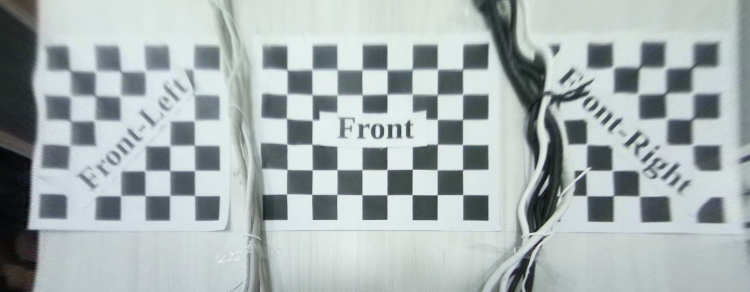
#> input picture data/thirteen (copy)/cutting/front.png, 750 x 292 px, given in place of box.png, which was not available
$ python merge2.py
#> lines starting #> are read from the running program, lines starting #| are printed output that depends on the picture; pictures that were not available may be replaced by others from this repository, and a replacement may not be noted
### surround_view/param_settings_2.py
import os
import cv2

camera_names = ["front", "rear", "left", "right"]

# --------------------------------------------------------------------
# chessboard size
check_h = 175
check_w = 225

# (outher_width, outher_height): how far away the bird-view looks outside
# of the calibration pattern in horizontal and vertical directions
outher_w = 45
outher_h = 45

# Box size
box_h = 360
box_w = 310

# total width/height of the stitched image

total_w = 660 + 2 * outher_w  # 750
total_h = 855 + 2 * outher_h  # 945

# print(total_w, total_h)

# size of the gap between the calibration pattern and the car
# in horizontal and vertical directions
inner_w = int((total_w - outher_w * 2 - box_w - check_h * 2) / 2)
inner_h = int((total_h - outher_w * 2 - box_h - check_h * 2) / 2)

# four corners of the rectangular region occupied by the car
# top-left (x_left, y_top), bottom-right (x_right, y_bottom)
xl = check_h + outher_w + inner_w   # 220
xr = total_w - xl                   # 530
yt = check_h + outher_h + inner_h   # 292
yb = total_h - yt                   # 653
# print(xl, xr, yt, yb)
# --------------------------------------------------------------------

project_shapes = {
    "front": (total_w, yt),  # 750 292
    "rear":  (total_w, yt),  # 750 292
    "left":  (total_h, xl),     # 945 220
    "right": (total_h, xl),     # 945 220
}

# pixel locations of the four points to be chosen.
# you must click these pixels in the same order when running
# the get_projection_map.py script
project_keypoints = {
    "front": [(total_w/2 - check_w/2, outher_h), (total_w/2 + check_w/2, outher_h),
              (total_w/2 - check_w/2, outher_h + check_h), (total_w/2 + check_w/2, outher_h + check_h)],

    "left":  [(total_h/2 - check_w/2, outher_w), (total_h/2 + check_w/2, outher_w),
              (total_h/2 - check_w/2, outher_w + check_h), (total_h/2 + check_w/2, outher_w + check_h)],

    "right": [(total_h/2 - check_w/2, outher_w), (total_h/2 + check_w/2, outher_w),
              (total_h/2 - check_w/2, outher_w + check_h), (total_h/2 + check_w/2, outher_w + check_h)],

    "rear": [(total_w/2 - check_w/2, outher_h), (total_w/2 + check_w/2, outher_h),
             (total_w/2 - check_w/2, outher_h + check_h), (total_w/2 + check_w/2, outher_h + check_h)],
}
car_image = cv2.imread(os.path.join(os.getcwd(), "data", "box.png"))
#> car_image is the input picture: shape (292, 750, 3); mean B, G, R 178.1, 177.1, 168.2
car_image = cv2.resize(car_image, (xr - xl, yb - yt))
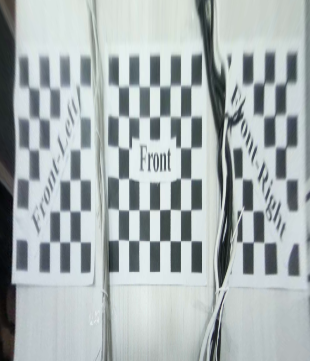
#> car_image: shape (361, 310, 3); mean B, G, R 178, 177, 168.1

### merge2.py
import cv2
import numpy as np
import surround_view.param_settings_2 as settings
names = settings.camera_names
dimention_h = settings.total_h
dimention_w = settings.total_w
car_image = settings.car_image


def adjust_luminance(gray, factor):
    """
    Adjust the luminance of a grayscale image by a factor.
    """
    return np.minimum((gray * factor), 255).astype(np.uint8)


def white_balance_process(image):
    """
    Adjust white balance of an image base on the means of its channels.
    """
    B, G, R = cv2.split(image)
    m1 = np.mean(B)
    m2 = np.mean(G)
    m3 = np.mean(R)
    K = (m1 + m2 + m3) / 3
    c1 = K / m1
    c2 = K / m2
    c3 = K / m3
    B = adjust_luminance(B, c1)
    G = adjust_luminance(G, c2)
    R = adjust_luminance(R, c3)
    return cv2.merge((B, G, R))

front = cv2.imread("/home/aji/Documents/My/Github/Bird_view_2.0/data/thirteen (copy)/cutting/front.png")
left = cv2.imread("/home/aji/Documents/My/Github/Bird_view_2.0/data/thirteen (copy)/cutting/left.png")
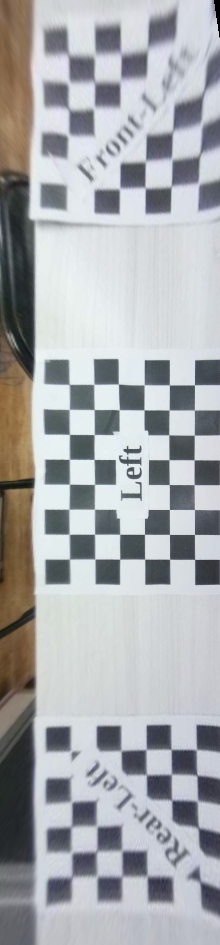
#> input picture data/thirteen (copy)/cutting/left.png, 220 x 945 px, found by its file name
#> left is the input picture: shape (945, 220, 3); mean B, G, R 173.7, 170.8, 168.6
right = cv2.imread("/home/aji/Documents/My/Github/Bird_view_2.0/data/thirteen (copy)/cutting/right.png")
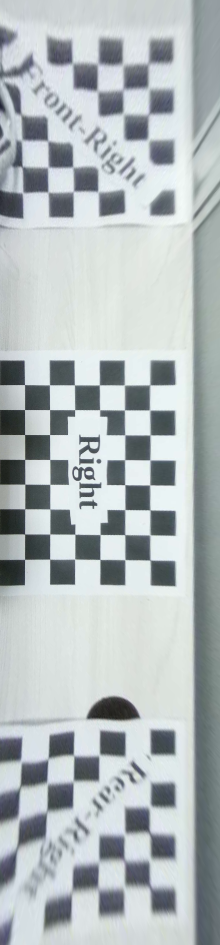
#> input picture data/thirteen (copy)/cutting/right.png, 220 x 945 px, found by its file name
#> right is the input picture: shape (945, 220, 3); mean B, G, R 187.3, 185.6, 177.9
rear = cv2.imread("/home/aji/Documents/My/Github/Bird_view_2.0/data/thirteen (copy)/cutting/rear.png")
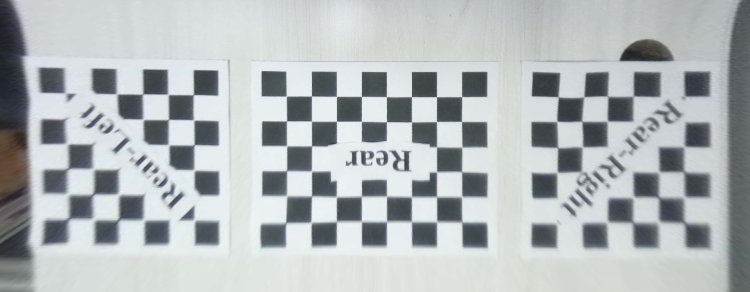
#> input picture data/thirteen (copy)/cutting/rear.png, 750 x 292 px, found by its file name
#> rear is the input picture: shape (292, 750, 3); mean B, G, R 185.2, 183.3, 177.9

final_image = np.zeros([dimention_h, dimention_w, 3], dtype=np.uint8)
# final_image = np.zeros([4000, 4000, 3], dtype=np.uint8)
print("final image = ", final_image)
print("front", front.shape)
#| front (292, 750, 3)
print("left", left.shape)
#| left (945, 220, 3)
print("right", right.shape)
#| right (945, 220, 3)
print("rear", rear.shape)
#| rear (292, 750, 3)
print(final_image.shape)

right_limit = final_image.shape[1]-right.shape[1]
#> right_limit = 530
rear_limit = final_image.shape[0]-rear.shape[0]
#> rear_limit = 653
print(right_limit)
#| 530

final_image[0:0 + left.shape[0], 0:0 + left.shape[1]] = left  # 0 is height
final_image[0:0 + right.shape[0], right_limit:right_limit + right.shape[1]] = right  # 0 is height
final_image[0:0 + front.shape[0], 0:0 + front.shape[1]] = front  # 0 is height 1 width
final_image[rear_limit:rear_limit + rear.shape[0], 0:0 + rear.shape[1]] = rear  # 0 is height
final_image[front.shape[0]:front.shape[0] + car_image.shape[0], right.shape[1]:right.shape[1] + car_image.shape[1]] = car_image  # 0 is height
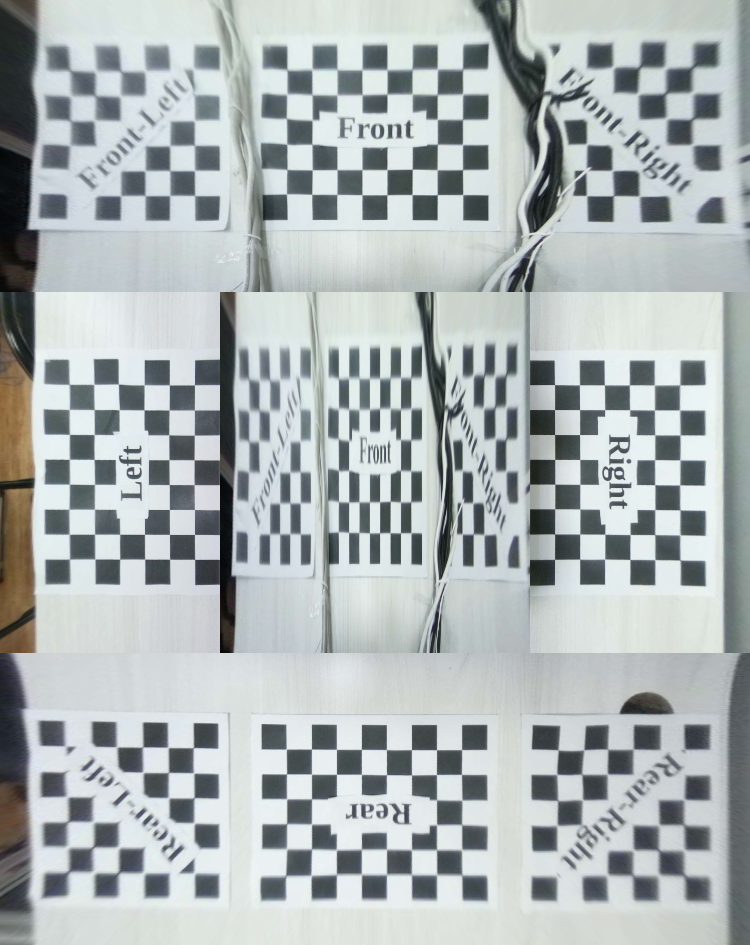
#> final_image: shape (945, 750, 3); mean B, G, R 180.2, 179.4, 172.2


width_final = int(final_image.shape[1] / 3)
#> width_final = 250
height_final = int(final_image.shape[0] / 3)
#> height_final = 315
dim2 = (width_final, height_final)
#> dim2 = (250, 315)

# final_image = cv2.resize(final_image, dim2, interpolation=cv2.INTER_AREA)
# print(resize_image.shape)
cv2.imshow("final_image", final_image)
cv2.imwrite("/home/aji/Documents/My/Github/Bird_view_2.0/data/thirteen (copy)/final.png", final_image)
final_image2 = white_balance_process(final_image)
#> in white_balance_process, `B, G, R = cv2.split(image)`:
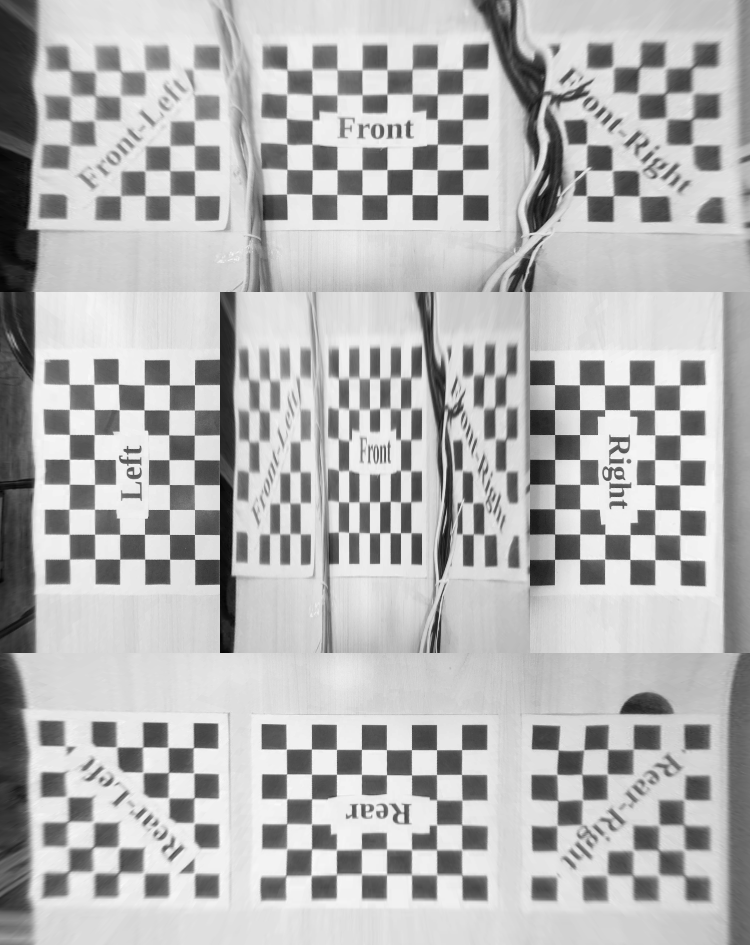
#> B: shape (945, 750); min 3, max 251, mean 180.2
#> in white_balance_process, `B, G, R = cv2.split(image)`:
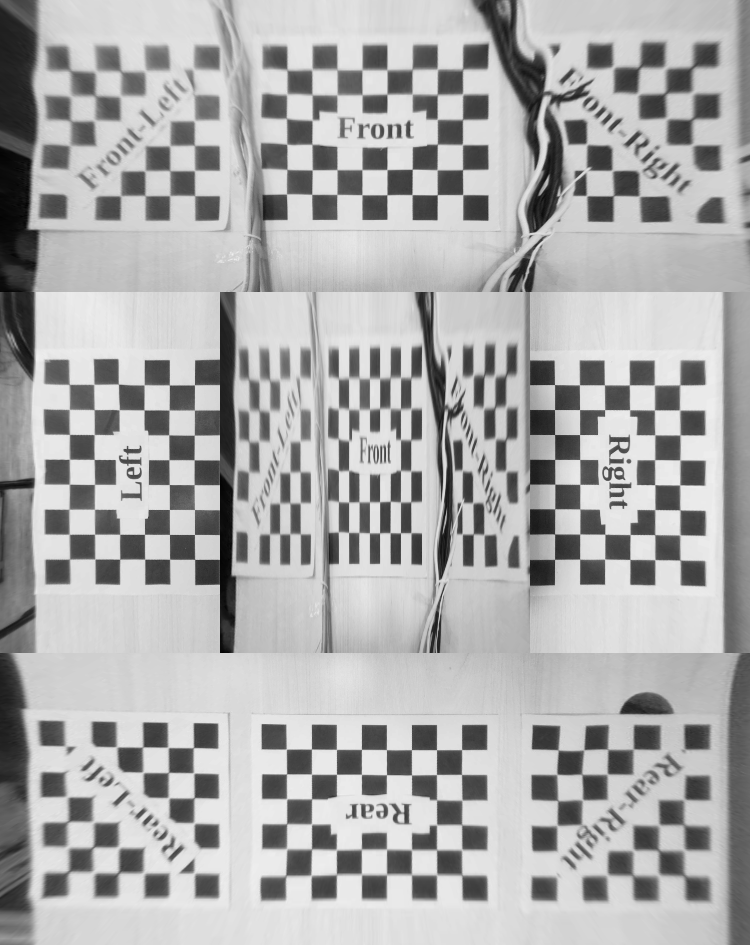
#> R: shape (945, 750); min 3, max 240, mean 172.2
#> in white_balance_process, `m1 = np.mean(B)`: m1 = 180.2
#> in white_balance_process, `m2 = np.mean(G)`: m2 = 179.4
#> in white_balance_process, `m3 = np.mean(R)`: m3 = 172.2
#> in white_balance_process, `K = (m1 + m2 + m3) / 3`: K = 177.3
#> in white_balance_process, `c1 = K / m1`: c1 = 0.984
#> in white_balance_process, `c2 = K / m2`: c2 = 0.988
#> in white_balance_process, `c3 = K / m3`: c3 = 1.03
cv2.imshow("final_image 2", final_image2)
cv2.waitKey()
